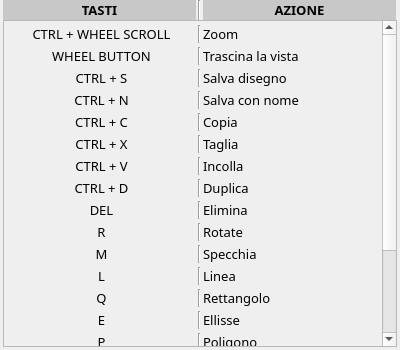
<?xml version="1.0" encoding="UTF-8"?>
<ui version="4.0">
 <class>DialogShortcuts</class>
 <widget class="QDialog" name="DialogShortcuts">
  <property name="geometry">
   <rect>
    <x>0</x>
    <y>0</y>
    <width>400</width>
    <height>350</height>
   </rect>
  </property>
  <property name="sizePolicy">
   <sizepolicy hsizetype="Fixed" vsizetype="Fixed">
    <horstretch>0</horstretch>
    <verstretch>0</verstretch>
   </sizepolicy>
  </property>
  <property name="minimumSize">
   <size>
    <width>400</width>
    <height>350</height>
   </size>
  </property>
  <property name="maximumSize">
   <size>
    <width>400</width>
    <height>350</height>
   </size>
  </property>
  <property name="font">
   <font>
    <family>Hack</family>
    <pointsize>10</pointsize>
   </font>
  </property>
  <property name="windowTitle">
   <string>Shortcuts</string>
  </property>
  <property name="modal">
   <bool>true</bool>
  </property>
  <layout class="QVBoxLayout" name="verticalLayout_2">
   <property name="spacing">
    <number>0</number>
   </property>
   <property name="leftMargin">
    <number>3</number>
   </property>
   <property name="topMargin">
    <number>0</number>
   </property>
   <property name="rightMargin">
    <number>3</number>
   </property>
   <property name="bottomMargin">
    <number>3</number>
   </property>
   <item>
    <layout class="QGridLayout" name="gridLayout_3">
     <property name="leftMargin">
      <number>0</number>
     </property>
     <property name="rightMargin">
      <number>0</number>
     </property>
     <property name="horizontalSpacing">
      <number>2</number>
     </property>
     <property name="verticalSpacing">
      <number>4</number>
     </property>
     <item row="0" column="1">
      <widget class="Line" name="line_24">
       <property name="orientation">
        <enum>Qt::Vertical</enum>
       </property>
      </widget>
     </item>
     <item row="0" column="0">
      <widget class="QLabel" name="label_57">
       <property name="minimumSize">
        <size>
         <width>193</width>
         <height>20</height>
        </size>
       </property>
       <property name="maximumSize">
        <size>
         <width>193</width>
         <height>20</height>
        </size>
       </property>
       <property name="font">
        <font>
         <family>Hack</family>
         <pointsize>10</pointsize>
         <bold>true</bold>
        </font>
       </property>
       <property name="styleSheet">
        <string notr="true">background-color: rgb(200, 200, 200);</string>
       </property>
       <property name="text">
        <string>TASTI</string>
       </property>
       <property name="alignment">
        <set>Qt::AlignCenter</set>
       </property>
      </widget>
     </item>
     <item row="0" column="2">
      <widget class="QLabel" name="label_46">
       <property name="minimumSize">
        <size>
         <width>193</width>
         <height>20</height>
        </size>
       </property>
       <property name="maximumSize">
        <size>
         <width>193</width>
         <height>20</height>
        </size>
       </property>
       <property name="font">
        <font>
         <family>Hack</family>
         <pointsize>10</pointsize>
         <bold>true</bold>
        </font>
       </property>
       <property name="styleSheet">
        <string notr="true">background-color: rgb(200, 200, 200);</string>
       </property>
       <property name="text">
        <string>AZIONE</string>
       </property>
       <property name="alignment">
        <set>Qt::AlignCenter</set>
       </property>
      </widget>
     </item>
    </layout>
   </item>
   <item>
    <widget class="QScrollArea" name="scrollArea">
     <property name="widgetResizable">
      <bool>true</bool>
     </property>
     <widget class="QWidget" name="scrollAreaWidgetContents">
      <property name="geometry">
       <rect>
        <x>0</x>
        <y>0</y>
        <width>378</width>
        <height>394</height>
       </rect>
      </property>
      <layout class="QVBoxLayout" name="verticalLayout">
       <property name="spacing">
        <number>0</number>
       </property>
       <property name="leftMargin">
        <number>0</number>
       </property>
       <property name="topMargin">
        <number>0</number>
       </property>
       <property name="rightMargin">
        <number>0</number>
       </property>
       <property name="bottomMargin">
        <number>0</number>
       </property>
       <item>
        <layout class="QGridLayout" name="gridLayout">
         <property name="leftMargin">
          <number>3</number>
         </property>
         <property name="rightMargin">
          <number>3</number>
         </property>
         <property name="horizontalSpacing">
          <number>2</number>
         </property>
         <property name="verticalSpacing">
          <number>4</number>
         </property>
         <item row="11" column="0">
          <widget class="QLabel" name="label_10">
           <property name="text">
            <string>R</string>
           </property>
           <property name="alignment">
            <set>Qt::AlignCenter</set>
           </property>
          </widget>
         </item>
         <item row="7" column="0">
          <widget class="QLabel" name="label_15">
           <property name="text">
            <string>CTRL + V</string>
           </property>
           <property name="alignment">
            <set>Qt::AlignCenter</set>
           </property>
          </widget>
         </item>
         <item row="19" column="2">
          <widget class="QLabel" name="label_36">
           <property name="text">
            <string>Testo</string>
           </property>
           <property name="alignment">
            <set>Qt::AlignLeading|Qt::AlignLeft|Qt::AlignVCenter</set>
           </property>
          </widget>
         </item>
         <item row="18" column="1">
          <widget class="Line" name="line_18">
           <property name="orientation">
            <enum>Qt::Vertical</enum>
           </property>
          </widget>
         </item>
         <item row="20" column="0">
          <widget class="QLabel" name="label_37">
           <property name="text">
            <string>J</string>
           </property>
           <property name="alignment">
            <set>Qt::AlignCenter</set>
           </property>
          </widget>
         </item>
         <item row="14" column="0">
          <widget class="QLabel" name="label_29">
           <property name="text">
            <string>Q</string>
           </property>
           <property name="alignment">
            <set>Qt::AlignCenter</set>
           </property>
          </widget>
         </item>
         <item row="10" column="2">
          <widget class="QLabel" name="label_21">
           <property name="text">
            <string>Elimina</string>
           </property>
           <property name="alignment">
            <set>Qt::AlignLeading|Qt::AlignLeft|Qt::AlignVCenter</set>
           </property>
          </widget>
         </item>
         <item row="20" column="2">
          <widget class="QLabel" name="label_38">
           <property name="text">
            <string>Pad / giunzione</string>
           </property>
           <property name="alignment">
            <set>Qt::AlignLeading|Qt::AlignLeft|Qt::AlignVCenter</set>
           </property>
          </widget>
         </item>
         <item row="0" column="1">
          <widget class="Line" name="line_5">
           <property name="orientation">
            <enum>Qt::Vertical</enum>
           </property>
          </widget>
         </item>
         <item row="15" column="1">
          <widget class="Line" name="line_15">
           <property name="orientation">
            <enum>Qt::Vertical</enum>
           </property>
          </widget>
         </item>
         <item row="17" column="0">
          <widget class="QLabel" name="label_32">
           <property name="text">
            <string>B</string>
           </property>
           <property name="alignment">
            <set>Qt::AlignCenter</set>
           </property>
          </widget>
         </item>
         <item row="8" column="0">
          <widget class="QLabel" name="label_20">
           <property name="text">
            <string>CTRL + D</string>
           </property>
           <property name="alignment">
            <set>Qt::AlignCenter</set>
           </property>
          </widget>
         </item>
         <item row="3" column="2">
          <widget class="QLabel" name="label_49">
           <property name="text">
            <string>Salva disegno</string>
           </property>
           <property name="alignment">
            <set>Qt::AlignLeading|Qt::AlignLeft|Qt::AlignVCenter</set>
           </property>
          </widget>
         </item>
         <item row="14" column="2">
          <widget class="QLabel" name="label_25">
           <property name="text">
            <string>Rettangolo</string>
           </property>
           <property name="alignment">
            <set>Qt::AlignLeading|Qt::AlignLeft|Qt::AlignVCenter</set>
           </property>
          </widget>
         </item>
         <item row="6" column="1">
          <widget class="Line" name="line_9">
           <property name="orientation">
            <enum>Qt::Vertical</enum>
           </property>
          </widget>
         </item>
         <item row="2" column="0">
          <widget class="QLabel" name="label_9">
           <property name="text">
            <string>WHEEL BUTTON</string>
           </property>
           <property name="alignment">
            <set>Qt::AlignCenter</set>
           </property>
          </widget>
         </item>
         <item row="1" column="1">
          <widget class="Line" name="line_2">
           <property name="orientation">
            <enum>Qt::Vertical</enum>
           </property>
          </widget>
         </item>
         <item row="21" column="0">
          <widget class="QLabel" name="label_41">
           <property name="text">
            <string>SPACE</string>
           </property>
           <property name="alignment">
            <set>Qt::AlignCenter</set>
           </property>
          </widget>
         </item>
         <item row="14" column="1">
          <widget class="Line" name="line_14">
           <property name="orientation">
            <enum>Qt::Vertical</enum>
           </property>
          </widget>
         </item>
         <item row="21" column="2">
          <widget class="QLabel" name="label_44">
           <property name="text">
            <string>Seleziona</string>
           </property>
           <property name="alignment">
            <set>Qt::AlignLeading|Qt::AlignLeft|Qt::AlignVCenter</set>
           </property>
          </widget>
         </item>
         <item row="15" column="2">
          <widget class="QLabel" name="label_26">
           <property name="text">
            <string>Ellisse</string>
           </property>
           <property name="alignment">
            <set>Qt::AlignLeading|Qt::AlignLeft|Qt::AlignVCenter</set>
           </property>
          </widget>
         </item>
         <item row="17" column="2">
          <widget class="QLabel" name="label_28">
           <property name="text">
            <string>Curva Bézier </string>
           </property>
           <property name="alignment">
            <set>Qt::AlignLeading|Qt::AlignLeft|Qt::AlignVCenter</set>
           </property>
          </widget>
         </item>
         <item row="5" column="1">
          <widget class="Line" name="line_8">
           <property name="orientation">
            <enum>Qt::Vertical</enum>
           </property>
          </widget>
         </item>
         <item row="19" column="1">
          <widget class="Line" name="line_19">
           <property name="orientation">
            <enum>Qt::Vertical</enum>
           </property>
          </widget>
         </item>
         <item row="10" column="0">
          <widget class="QLabel" name="label_22">
           <property name="text">
            <string>DEL</string>
           </property>
           <property name="alignment">
            <set>Qt::AlignCenter</set>
           </property>
          </widget>
         </item>
         <item row="3" column="0">
          <widget class="QLabel" name="label_48">
           <property name="text">
            <string>CTRL + S</string>
           </property>
           <property name="alignment">
            <set>Qt::AlignCenter</set>
           </property>
          </widget>
         </item>
         <item row="1" column="2">
          <widget class="QLabel" name="label_2">
           <property name="minimumSize">
            <size>
             <width>100</width>
             <height>0</height>
            </size>
           </property>
           <property name="maximumSize">
            <size>
             <width>9999</width>
             <height>16777215</height>
            </size>
           </property>
           <property name="text">
            <string>Zoom</string>
           </property>
          </widget>
         </item>
         <item row="7" column="2">
          <widget class="QLabel" name="label_18">
           <property name="text">
            <string>Incolla</string>
           </property>
           <property name="alignment">
            <set>Qt::AlignLeading|Qt::AlignLeft|Qt::AlignVCenter</set>
           </property>
          </widget>
         </item>
         <item row="13" column="2">
          <widget class="QLabel" name="label_24">
           <property name="text">
            <string>Linea</string>
           </property>
           <property name="alignment">
            <set>Qt::AlignLeading|Qt::AlignLeft|Qt::AlignVCenter</set>
           </property>
          </widget>
         </item>
         <item row="5" column="0">
          <widget class="QLabel" name="label_13">
           <property name="text">
            <string>CTRL + C</string>
           </property>
           <property name="alignment">
            <set>Qt::AlignCenter</set>
           </property>
          </widget>
         </item>
         <item row="16" column="0">
          <widget class="QLabel" name="label_31">
           <property name="text">
            <string>P</string>
           </property>
           <property name="alignment">
            <set>Qt::AlignCenter</set>
           </property>
          </widget>
         </item>
         <item row="11" column="2">
          <widget class="QLabel" name="label_12">
           <property name="text">
            <string>Rotate</string>
           </property>
          </widget>
         </item>
         <item row="16" column="2">
          <widget class="QLabel" name="label_27">
           <property name="text">
            <string>Poligono</string>
           </property>
           <property name="alignment">
            <set>Qt::AlignLeading|Qt::AlignLeft|Qt::AlignVCenter</set>
           </property>
          </widget>
         </item>
         <item row="4" column="0">
          <widget class="QLabel" name="label_50">
           <property name="text">
            <string>CTRL + N</string>
           </property>
           <property name="alignment">
            <set>Qt::AlignCenter</set>
           </property>
          </widget>
         </item>
         <item row="10" column="1">
          <widget class="Line" name="line_12">
           <property name="orientation">
            <enum>Qt::Vertical</enum>
           </property>
          </widget>
         </item>
         <item row="5" column="2">
          <widget class="QLabel" name="label_14">
           <property name="text">
            <string>Copia</string>
           </property>
           <property name="alignment">
            <set>Qt::AlignLeading|Qt::AlignLeft|Qt::AlignVCenter</set>
           </property>
          </widget>
         </item>
         <item row="11" column="1">
          <widget class="Line" name="line_7">
           <property name="orientation">
            <enum>Qt::Vertical</enum>
           </property>
          </widget>
         </item>
         <item row="2" column="1">
          <widget class="Line" name="line_6">
           <property name="orientation">
            <enum>Qt::Vertical</enum>
           </property>
          </widget>
         </item>
         <item row="1" column="0">
          <widget class="QLabel" name="label">
           <property name="minimumSize">
            <size>
             <width>189</width>
             <height>0</height>
            </size>
           </property>
           <property name="maximumSize">
            <size>
             <width>189</width>
             <height>16777215</height>
            </size>
           </property>
           <property name="text">
            <string>CTRL + WHEEL SCROLL</string>
           </property>
           <property name="alignment">
            <set>Qt::AlignCenter</set>
           </property>
          </widget>
         </item>
         <item row="2" column="2">
          <widget class="QLabel" name="label_11">
           <property name="text">
            <string>Trascina la vista</string>
           </property>
          </widget>
         </item>
         <item row="7" column="1">
          <widget class="Line" name="line_10">
           <property name="orientation">
            <enum>Qt::Vertical</enum>
           </property>
          </widget>
         </item>
         <item row="8" column="1">
          <widget class="Line" name="line_11">
           <property name="orientation">
            <enum>Qt::Vertical</enum>
           </property>
          </widget>
         </item>
         <item row="13" column="1">
          <widget class="Line" name="line_13">
           <property name="orientation">
            <enum>Qt::Vertical</enum>
           </property>
          </widget>
         </item>
         <item row="15" column="0">
          <widget class="QLabel" name="label_30">
           <property name="text">
            <string>E</string>
           </property>
           <property name="alignment">
            <set>Qt::AlignCenter</set>
           </property>
          </widget>
         </item>
         <item row="16" column="1">
          <widget class="Line" name="line_16">
           <property name="orientation">
            <enum>Qt::Vertical</enum>
           </property>
          </widget>
         </item>
         <item row="4" column="2">
          <widget class="QLabel" name="label_51">
           <property name="text">
            <string>Salva con nome</string>
           </property>
           <property name="alignment">
            <set>Qt::AlignLeading|Qt::AlignLeft|Qt::AlignVCenter</set>
           </property>
          </widget>
         </item>
         <item row="8" column="2">
          <widget class="QLabel" name="label_19">
           <property name="text">
            <string>Duplica</string>
           </property>
           <property name="alignment">
            <set>Qt::AlignLeading|Qt::AlignLeft|Qt::AlignVCenter</set>
           </property>
          </widget>
         </item>
         <item row="33" column="0">
          <spacer name="verticalSpacer">
           <property name="orientation">
            <enum>Qt::Vertical</enum>
           </property>
           <property name="sizeHint" stdset="0">
            <size>
             <width>20</width>
             <height>40</height>
            </size>
           </property>
          </spacer>
         </item>
         <item row="6" column="0">
          <widget class="QLabel" name="label_16">
           <property name="text">
            <string>CTRL + X</string>
           </property>
           <property name="alignment">
            <set>Qt::AlignCenter</set>
           </property>
          </widget>
         </item>
         <item row="6" column="2">
          <widget class="QLabel" name="label_17">
           <property name="text">
            <string>Taglia</string>
           </property>
           <property name="alignment">
            <set>Qt::AlignLeading|Qt::AlignLeft|Qt::AlignVCenter</set>
           </property>
          </widget>
         </item>
         <item row="18" column="0">
          <widget class="QLabel" name="label_33">
           <property name="text">
            <string>C</string>
           </property>
           <property name="alignment">
            <set>Qt::AlignCenter</set>
           </property>
          </widget>
         </item>
         <item row="17" column="1">
          <widget class="Line" name="line_17">
           <property name="orientation">
            <enum>Qt::Vertical</enum>
           </property>
          </widget>
         </item>
         <item row="13" column="0">
          <widget class="QLabel" name="label_23">
           <property name="text">
            <string>L</string>
           </property>
           <property name="alignment">
            <set>Qt::AlignCenter</set>
           </property>
          </widget>
         </item>
         <item row="19" column="0">
          <widget class="QLabel" name="label_34">
           <property name="text">
            <string>T</string>
           </property>
           <property name="alignment">
            <set>Qt::AlignCenter</set>
           </property>
          </widget>
         </item>
         <item row="18" column="2">
          <widget class="QLabel" name="label_35">
           <property name="text">
            <string>Curva </string>
           </property>
           <property name="alignment">
            <set>Qt::AlignLeading|Qt::AlignLeft|Qt::AlignVCenter</set>
           </property>
          </widget>
         </item>
         <item row="12" column="0">
          <widget class="QLabel" name="label_45">
           <property name="text">
            <string>M</string>
           </property>
           <property name="alignment">
            <set>Qt::AlignCenter</set>
           </property>
          </widget>
         </item>
         <item row="12" column="2">
          <widget class="QLabel" name="label_47">
           <property name="text">
            <string>Specchia</string>
           </property>
           <property name="alignment">
            <set>Qt::AlignLeading|Qt::AlignLeft|Qt::AlignVCenter</set>
           </property>
          </widget>
         </item>
         <item row="12" column="1">
          <widget class="Line" name="line">
           <property name="orientation">
            <enum>Qt::Vertical</enum>
           </property>
          </widget>
         </item>
         <item row="3" column="1">
          <widget class="Line" name="line_3">
           <property name="orientation">
            <enum>Qt::Vertical</enum>
           </property>
          </widget>
         </item>
         <item row="4" column="1">
          <widget class="Line" name="line_4">
           <property name="orientation">
            <enum>Qt::Vertical</enum>
           </property>
          </widget>
         </item>
         <item row="20" column="1">
          <widget class="Line" name="line_20">
           <property name="orientation">
            <enum>Qt::Vertical</enum>
           </property>
          </widget>
         </item>
         <item row="21" column="1">
          <widget class="Line" name="line_21">
           <property name="orientation">
            <enum>Qt::Vertical</enum>
           </property>
          </widget>
         </item>
         <item row="25" column="1">
          <widget class="Line" name="line_22">
           <property name="orientation">
            <enum>Qt::Vertical</enum>
           </property>
          </widget>
         </item>
         <item row="26" column="1">
          <widget class="Line" name="line_23">
           <property name="orientation">
            <enum>Qt::Vertical</enum>
           </property>
          </widget>
         </item>
        </layout>
       </item>
      </layout>
     </widget>
    </widget>
   </item>
  </layout>
 </widget>
 <resources/>
 <connections/>
</ui>
